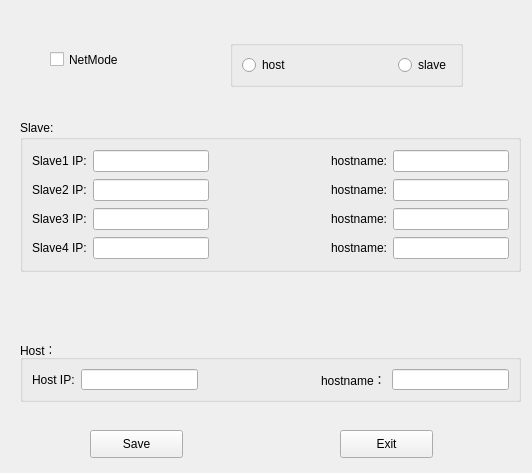
<?xml version="1.0" encoding="UTF-8"?>
<ui version="4.0">
 <class>MasterSlaveClass</class>
 <widget class="QWidget" name="MasterSlaveClass">
  <property name="geometry">
   <rect>
    <x>0</x>
    <y>0</y>
    <width>532</width>
    <height>473</height>
   </rect>
  </property>
  <property name="windowTitle">
   <string>HostSlaveSet</string>
  </property>
  <widget class="QPushButton" name="btnExit">
   <property name="geometry">
    <rect>
     <x>340</x>
     <y>430</y>
     <width>93</width>
     <height>28</height>
    </rect>
   </property>
   <property name="text">
    <string>Exit</string>
   </property>
  </widget>
  <widget class="QPushButton" name="btnSave">
   <property name="geometry">
    <rect>
     <x>90</x>
     <y>430</y>
     <width>93</width>
     <height>28</height>
    </rect>
   </property>
   <property name="text">
    <string>Save</string>
   </property>
  </widget>
  <widget class="QCheckBox" name="checkBoxNetMode">
   <property name="geometry">
    <rect>
     <x>50</x>
     <y>50</y>
     <width>91</width>
     <height>19</height>
    </rect>
   </property>
   <property name="text">
    <string>NetMode</string>
   </property>
  </widget>
  <widget class="Q3ButtonGroup" name="btnGrpHostFlag">
   <property name="geometry">
    <rect>
     <x>230</x>
     <y>40</y>
     <width>233</width>
     <height>47</height>
    </rect>
   </property>
   <property name="title">
    <string/>
   </property>
   <layout class="QHBoxLayout" name="horizontalLayout_2">
    <item>
     <widget class="QRadioButton" name="hostFlag">
      <property name="text">
       <string>host</string>
      </property>
     </widget>
    </item>
    <item>
     <spacer name="horizontalSpacer_6">
      <property name="orientation">
       <enum>Qt::Horizontal</enum>
      </property>
      <property name="sizeHint" stdset="0">
       <size>
        <width>18</width>
        <height>20</height>
       </size>
      </property>
     </spacer>
    </item>
    <item>
     <widget class="QRadioButton" name="slaveFlag">
      <property name="text">
       <string>slave</string>
      </property>
     </widget>
    </item>
   </layout>
  </widget>
  <widget class="QGroupBox" name="grpBoxSlave">
   <property name="geometry">
    <rect>
     <x>20</x>
     <y>120</y>
     <width>501</width>
     <height>152</height>
    </rect>
   </property>
   <property name="title">
    <string>Slave:</string>
   </property>
   <layout class="QGridLayout" name="gridLayout">
    <item row="0" column="0">
     <widget class="QLabel" name="label">
      <property name="text">
       <string>Slave1 IP:</string>
      </property>
     </widget>
    </item>
    <item row="0" column="1">
     <widget class="QLineEdit" name="lnEditIpSlave1"/>
    </item>
    <item row="0" column="2">
     <spacer name="horizontalSpacer_2">
      <property name="orientation">
       <enum>Qt::Horizontal</enum>
      </property>
      <property name="sizeHint" stdset="0">
       <size>
        <width>1</width>
        <height>20</height>
       </size>
      </property>
     </spacer>
    </item>
    <item row="0" column="3">
     <widget class="QLabel" name="label_8">
      <property name="text">
       <string>hostname:</string>
      </property>
     </widget>
    </item>
    <item row="0" column="4">
     <widget class="QLineEdit" name="lnEditHostnameSlave1"/>
    </item>
    <item row="1" column="0">
     <widget class="QLabel" name="label_2">
      <property name="text">
       <string>Slave2 IP:</string>
      </property>
     </widget>
    </item>
    <item row="1" column="1">
     <widget class="QLineEdit" name="lnEditIpSlave2"/>
    </item>
    <item row="1" column="2">
     <spacer name="horizontalSpacer_3">
      <property name="orientation">
       <enum>Qt::Horizontal</enum>
      </property>
      <property name="sizeHint" stdset="0">
       <size>
        <width>1</width>
        <height>20</height>
       </size>
      </property>
     </spacer>
    </item>
    <item row="1" column="3">
     <widget class="QLabel" name="label_9">
      <property name="text">
       <string>hostname:</string>
      </property>
     </widget>
    </item>
    <item row="1" column="4">
     <widget class="QLineEdit" name="lnEditHostnameSlave2"/>
    </item>
    <item row="2" column="0">
     <widget class="QLabel" name="label_3">
      <property name="text">
       <string>Slave3 IP:</string>
      </property>
     </widget>
    </item>
    <item row="2" column="1">
     <widget class="QLineEdit" name="lnEditIpSlave3"/>
    </item>
    <item row="2" column="2">
     <spacer name="horizontalSpacer_4">
      <property name="orientation">
       <enum>Qt::Horizontal</enum>
      </property>
      <property name="sizeHint" stdset="0">
       <size>
        <width>1</width>
        <height>20</height>
       </size>
      </property>
     </spacer>
    </item>
    <item row="2" column="3">
     <widget class="QLabel" name="label_10">
      <property name="text">
       <string>hostname:</string>
      </property>
     </widget>
    </item>
    <item row="2" column="4">
     <widget class="QLineEdit" name="lnEditHostnameSlave3"/>
    </item>
    <item row="3" column="0">
     <widget class="QLabel" name="label_4">
      <property name="text">
       <string>Slave4 IP:</string>
      </property>
     </widget>
    </item>
    <item row="3" column="1">
     <widget class="QLineEdit" name="lnEditIpSlave4"/>
    </item>
    <item row="3" column="2">
     <spacer name="horizontalSpacer_5">
      <property name="orientation">
       <enum>Qt::Horizontal</enum>
      </property>
      <property name="sizeHint" stdset="0">
       <size>
        <width>1</width>
        <height>20</height>
       </size>
      </property>
     </spacer>
    </item>
    <item row="3" column="3">
     <widget class="QLabel" name="label_7">
      <property name="text">
       <string>hostname:</string>
      </property>
     </widget>
    </item>
    <item row="3" column="4">
     <widget class="QLineEdit" name="lnEditHostnameSlave4"/>
    </item>
   </layout>
  </widget>
  <widget class="QGroupBox" name="grpBoxMaster">
   <property name="geometry">
    <rect>
     <x>20</x>
     <y>340</y>
     <width>501</width>
     <height>62</height>
    </rect>
   </property>
   <property name="title">
    <string>Host：</string>
   </property>
   <layout class="QHBoxLayout" name="horizontalLayout">
    <item>
     <widget class="QLabel" name="label_5">
      <property name="text">
       <string>Host IP:</string>
      </property>
     </widget>
    </item>
    <item>
     <widget class="QLineEdit" name="lnEditIpMaster"/>
    </item>
    <item>
     <spacer name="horizontalSpacer">
      <property name="orientation">
       <enum>Qt::Horizontal</enum>
      </property>
      <property name="sizeHint" stdset="0">
       <size>
        <width>20</width>
        <height>20</height>
       </size>
      </property>
     </spacer>
    </item>
    <item>
     <widget class="QLabel" name="label_6">
      <property name="text">
       <string>hostname：</string>
      </property>
     </widget>
    </item>
    <item>
     <widget class="QLineEdit" name="lnEditHostnameMaster"/>
    </item>
   </layout>
  </widget>
 </widget>
 <customwidgets>
  <customwidget>
   <class>Q3GroupBox</class>
   <extends>QGroupBox</extends>
   <header>Qt3Support/Q3GroupBox</header>
   <container>1</container>
  </customwidget>
  <customwidget>
   <class>Q3ButtonGroup</class>
   <extends>Q3GroupBox</extends>
   <header>Qt3Support/Q3ButtonGroup</header>
   <container>1</container>
  </customwidget>
 </customwidgets>
 <resources/>
 <connections/>
</ui>
